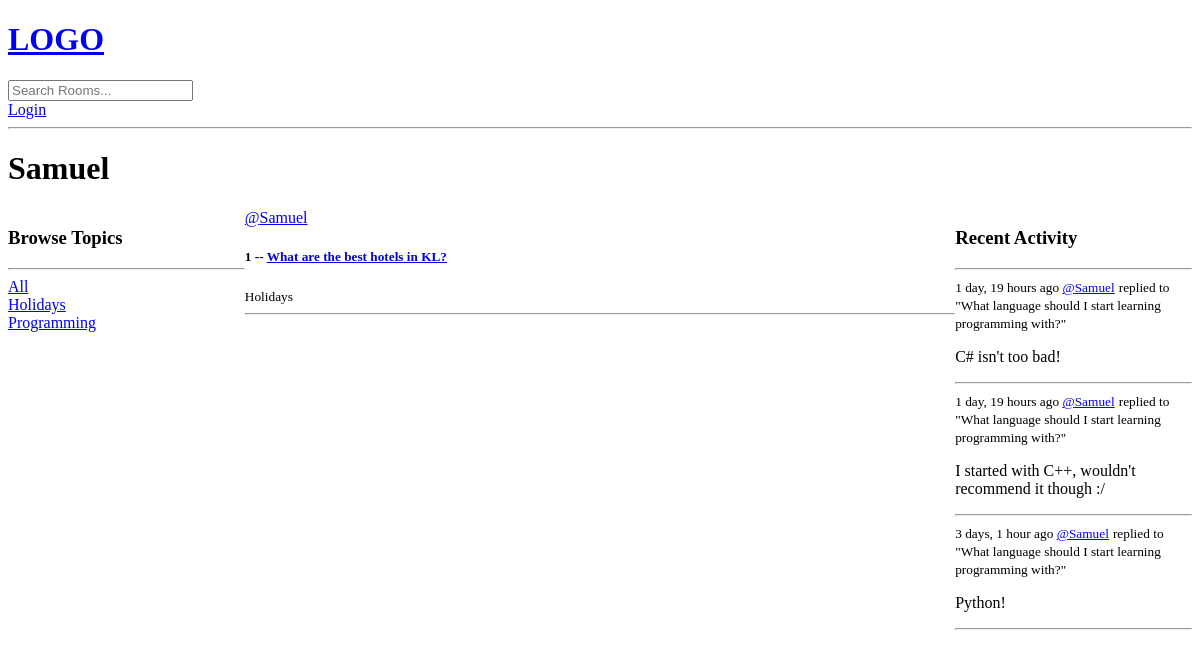
Before: /profile/1/ with the older database file.
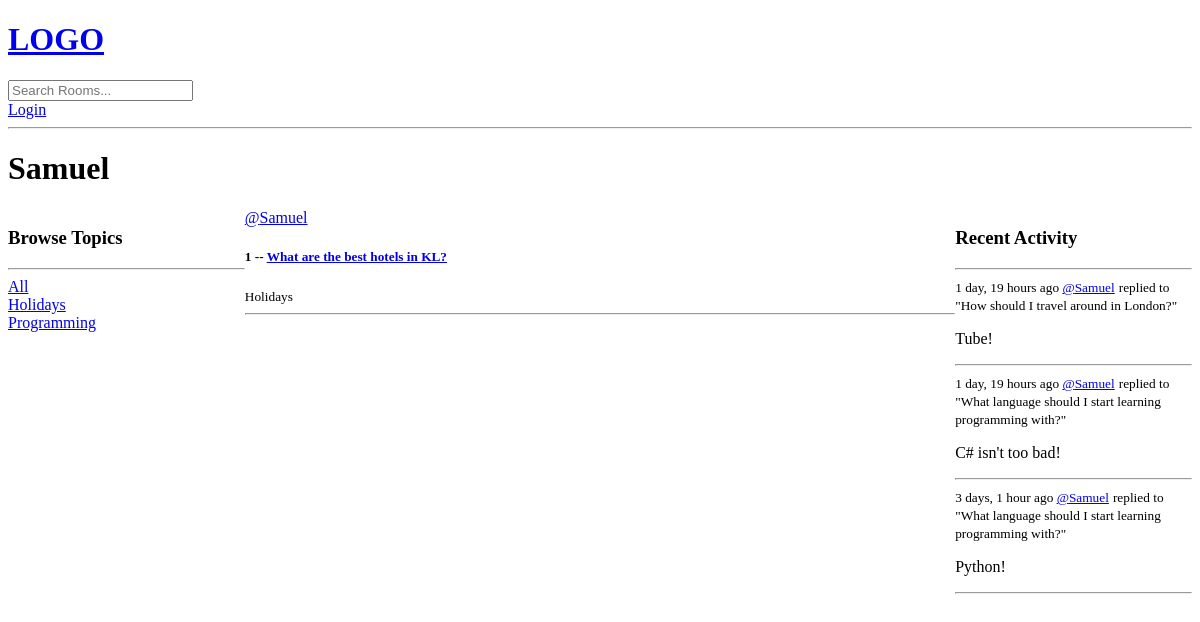
After: the same page with the newer database file.
### base/models.py (models this page shows, shortened)
class Topic(models.Model):
    name = models.CharField(max_length=250)

class Room(models.Model):
    host = models.ForeignKey(User, on_delete=models.SET_NULL, null=True)
    topic = models.ForeignKey(Topic, on_delete=models.SET_NULL, null=True)
    name = models.CharField(max_length=200)
    description = models.TextField(null=True, blank=True)
    participants = models.ManyToManyField(User, related_name='participants', blank=True)
    updated = models.DateTimeField(auto_now=True)
    created = models.DateTimeField(auto_now_add=True)
    class Meta:
        ordering = ['-updated', '-created']
    def __str__(self):
        return self.name

class Message(models.Model):
    user = models.ForeignKey(User, on_delete=models.CASCADE)
    room = models.ForeignKey(Room, on_delete=models.CASCADE)
    body = models.TextField()
    updated = models.DateTimeField(auto_now=True)
    created = models.DateTimeField(auto_now_add=True)
    class Meta:
        ordering = ['-updated', '-created']

### base/views.py (the view)
# urls.py: path('profile/<str:pk>/', views.userprofile, name="user-profile"),
def userprofile(request, pk):
    user = User.objects.get(id=pk)
    rooms = user.room_set.all()
    room_activity = user.message_set.all()
    topics = Topic.objects.all()
    context = {'user': user, 'rooms': rooms, 'topics': topics, 'room_activity': room_activity}
    return render(request, 'base/profile.html', context)

### base/templates/base/profile.html (shortened to what this page needs)
{% extends 'main.html' %}
{% block content %}
<h1>{{user.username}}</h1>
<div class="profile-container">
    <div>
        {% include 'components/topics_component.html' %}
    </div>
    <div>
        {% include 'components/room_component.html' %}
    </div>
    <div>
        {% include 'components/activity_feed.html' %}
    </div>
</div>
{% endblock content %}

### templates/main.html (shortened to what this page needs)
<!DOCTYPE html>
<html>
<head>
</head>
<body>
    {% include 'navbar.html' %}
    {% block content %}
    {% endblock %}
</body>
</html>

### templates/navbar.html
<a href="/">
    <h1>LOGO</h1>
</a>
<form method="GET" action="{% url 'home' %}">
    <input type="text" name="q" placeholder="Search Rooms..." />
</form>
{% if request.user.is_authenticated %}
<p>Welcome back {{request.user}}</p>
<a href="{% url 'logout' %}">Logout</a>
{% else %}
<a href="{% url 'login' %}">Login</a>
{% endif %}
<hr>

### base/templates/components/topics_component.html
<h3>Browse Topics</h3>
<hr>
<div>
    <a href="{% url 'home' %}">All</a>
</div>
{% for topic in topics %}
<div>
    <a href="{% url 'home' %}?q={{topic.name}}">{{topic.name}}</a>
</div>
{% endfor %}

### base/templates/components/room_component.html (shortened to what this page needs)
{% for room in rooms %}
<div>
    <a href="{% url 'user-profile' room.host.id %}">@{{room.host.username}}</a>
    <h5>{{room.id}} -- <a href="{% url 'room' room.id %}">{{room.name}}</a></h5>
    <small>{{room.topic.name}}</small>
    <hr>
</div>
{% endfor %}

### base/templates/components/activity_feed.html (shortened to what this page needs)
<h3>Recent Activity</h3>
<hr>
{% for message in room_activity %}
    <div>
        <small>{{message.created|timesince}} ago <a href="{% url 'user-profile' message.user.id %}">@{{message.user}}</a></small>
        <small>replied to "{{message.room}}"</small>
        <p>{{message.body}}</p>
        <hr>
    </div>
{% endfor %}

### base/templates/base/profile.html (style rules this page uses)
.profile-container { display: grid; grid-template-columns: 1fr 3fr 1fr; }

Changed rows visible on the page:
removed Message: created "1 day, 19 hours", user "Samuel", room "What language should I start learning programming with?", body "I started with C++, wouldn't recommend it though :/"
added Message: created "1 day, 19 hours", user "Samuel", room "How should I travel around in London?", body "Tube!"
